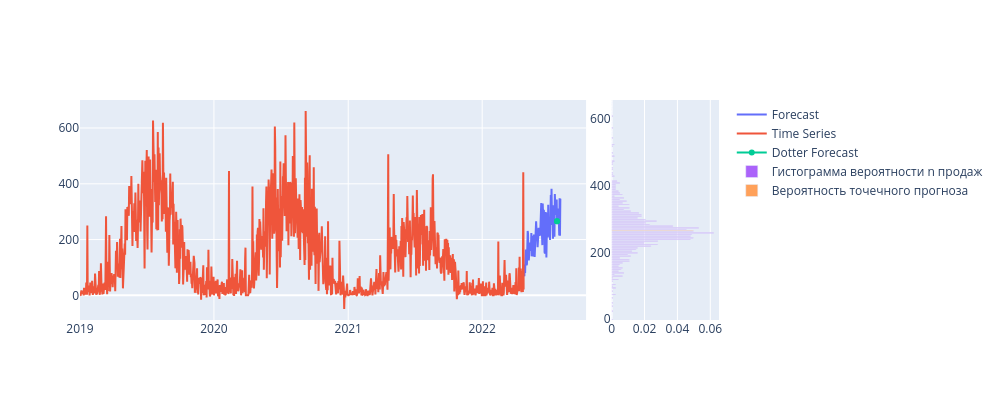
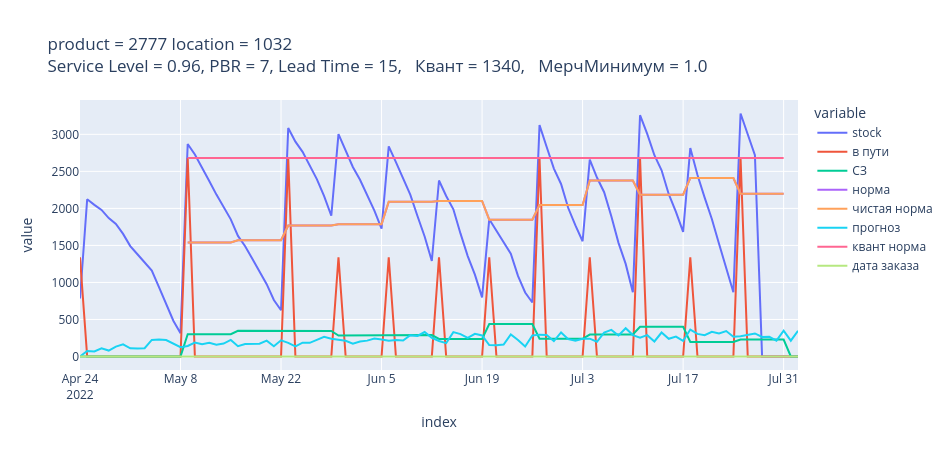

The code cell stored with these charts, in order, in its notebook:
### Markdown cell above
# Оптимальные нормы

### Code cell
# horizon = 100
# num = 0
# fcst_density = build_density_forecast(abt, pair=_id[num], horizon = horizon, fcst_id = 90, omega_step = 5)
# norms = calculate_norms(_id[num], abt, fcst_density, lt, sl)
# norms[['stock', 'в пути', 'СЗ', 'норма', 'чистая норма','прогноз', 'квант норма', 'дата заказа']]\
#     .plot(title = 'product = {0} location = {1}<br>Service Level = {2}, PBR = {6}, Lead Time = {3}, \n Квант = {4}, \n МерчМинимум = {5}'\
#           .format(_id[num][0], _id[num][1],
#                   sl[(sl['product_id'] == _id[num][0])&(sl['location_id'] == _id[num][1])].SL.values[0],
#                   lt[(lt['product_id'] == _id[num][0])&(lt['location_id'] == _id[num][1])].LT.values[0],
#                   lt[(lt['product_id'] == _id[num][0])&(lt['location_id'] == _id[num][1])]['Квант'].values[0],
#                   lt[(lt['product_id'] == _id[num][0])&(lt['location_id'] == _id[num][1])].MerchMinimum.values[0],
#                   lt[(lt['product_id'] == _id[num][0])&(lt['location_id'] == _id[num][1])].PBR.values[0]))\
#     .update_layout(height=450, width=950)
